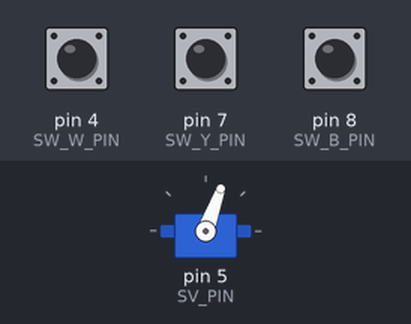
This sketch was run on a simulated Arduino Uno, built with avr-gcc and run on an emulated ATmega328P. On the bench: servo. The test bench sets the inputs (shaded band); at power-on: pin 4 (SW_W_PIN) LOW, pin 7 (SW_Y_PIN) LOW, pin 8 (SW_B_PIN) LOW.

Above: at 0.05 s.
Timing chart, 0 to 3.0 s (numbered marks = the images above):
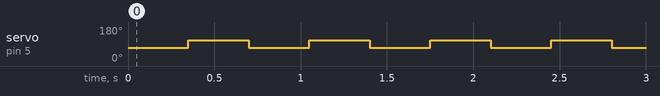

The sketch:

tree_sw1_240609.ino
```cpp
// Arduino入門編⑧ Servoライブラリを使いサーボモーターを動かす
// https://burariweb.info

#include <Servo.h>      // Servoライブラリの読み込み
#include <MsTimer2.h>

Servo myservo;          // Servoオブジェクトの宣言
const int SV_PIN = 5;   // サーボモーターをデジタルピン5に
const int SW_B_PIN = 8;   // 青スイッチをデジタルピン8に
const int SW_Y_PIN = 7;   // 黄スイッチをデジタルピン7に
const int SW_W_PIN = 4;   // 白スイッチをデジタルピン4に
int switch_b_status = 1;  // 青スイッチの初期状態Low
int switch_y_status = 1;  // 黄スイッチの初期状態Low
int switch_w_status = 1;  // 白スイッチの初期状態Low
int delay_c = 350;

void setup(){
  myservo.attach(SV_PIN);  // サーボの割当
  pinMode(SW_B_PIN,INPUT);
  pinMode(SW_Y_PIN,INPUT);
  pinMode(SW_W_PIN,INPUT);
}

void loop(){
  switch_b_status = digitalRead(SW_B_PIN);
  switch_y_status = digitalRead(SW_Y_PIN);
  switch_w_status = digitalRead(SW_W_PIN);

  if (switch_w_status == HIGH){
    delay_c += 25;
  }
  if (switch_y_status == HIGH){
    delay_c -= 25;
  }
  if (switch_b_status == HIGH){
    delay_c = 350;
  }

  myservo.write(70);
  delay(delay_c);
  myservo.write(110);
  delay(delay_c);

}
```

Measured:
- by itself, servo on pin 5 (SV_PIN): alternates 110° for 0.35 s and 70° for 0.35 s
